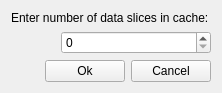
<?xml version="1.0" encoding="UTF-8"?>
<ui version="4.0">
 <class>SliceNumberDialog</class>
 <widget class="QWidget" name="SliceNumberDialog">
  <property name="geometry">
   <rect>
    <x>0</x>
    <y>0</y>
    <width>222</width>
    <height>90</height>
   </rect>
  </property>
  <property name="windowTitle">
   <string>Form</string>
  </property>
  <layout class="QVBoxLayout" name="verticalLayout">
   <item>
    <widget class="QLabel" name="label">
     <property name="text">
      <string>Enter number of data slices in cache:</string>
     </property>
    </widget>
   </item>
   <item>
    <layout class="QHBoxLayout" name="horizontalLayout" stretch="1,3">
     <item>
      <spacer name="horizontalSpacer">
       <property name="orientation">
        <enum>Qt::Horizontal</enum>
       </property>
       <property name="sizeHint" stdset="0">
        <size>
         <width>40</width>
         <height>20</height>
        </size>
       </property>
      </spacer>
     </item>
     <item>
      <widget class="QSpinBox" name="slices_sb"/>
     </item>
    </layout>
   </item>
   <item>
    <layout class="QHBoxLayout" name="horizontalLayout_2">
     <item>
      <spacer name="horizontalSpacer_2">
       <property name="orientation">
        <enum>Qt::Horizontal</enum>
       </property>
       <property name="sizeHint" stdset="0">
        <size>
         <width>40</width>
         <height>20</height>
        </size>
       </property>
      </spacer>
     </item>
     <item>
      <widget class="QPushButton" name="ok_btn">
       <property name="text">
        <string>Ok</string>
       </property>
      </widget>
     </item>
     <item>
      <widget class="QPushButton" name="cancel_btn">
       <property name="text">
        <string>Cancel</string>
       </property>
      </widget>
     </item>
    </layout>
   </item>
  </layout>
 </widget>
 <resources/>
 <connections/>
</ui>
